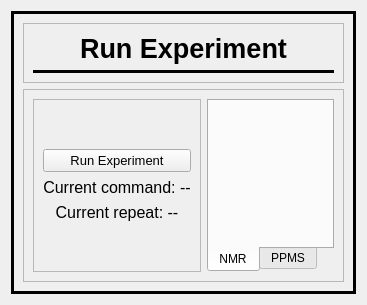
      <widget class="QWidget" name="tab_run">
       <attribute name="title">
        <string>Run</string>
       </attribute>
       <layout class="QGridLayout" name="gridLayout_8">
        <item row="0" column="0">
         <widget class="QFrame" name="runExptFrame">
          <property name="frameShape">
           <enum>QFrame::Panel</enum>
          </property>
          <property name="frameShadow">
           <enum>QFrame::Plain</enum>
          </property>
          <property name="lineWidth">
           <number>3</number>
          </property>
          <layout class="QVBoxLayout" name="verticalLayout_23">
           <item>
            <widget class="QFrame" name="runTitleFrame">
             <property name="sizePolicy">
              <sizepolicy hsizetype="Preferred" vsizetype="Fixed">
               <horstretch>0</horstretch>
               <verstretch>0</verstretch>
              </sizepolicy>
             </property>
             <property name="frameShape">
              <enum>QFrame::StyledPanel</enum>
             </property>
             <property name="frameShadow">
              <enum>QFrame::Raised</enum>
             </property>
             <layout class="QVBoxLayout" name="verticalLayout_18">
              <item>
               <widget class="QLabel" name="label">
                <property name="sizePolicy">
                 <sizepolicy hsizetype="Preferred" vsizetype="Fixed">
                  <horstretch>0</horstretch>
                  <verstretch>0</verstretch>
                 </sizepolicy>
                </property>
                <property name="font">
                 <font>
                  <pointsize>20</pointsize>
                  <weight>75</weight>
                  <bold>true</bold>
                 </font>
                </property>
                <property name="text">
                 <string>Run Experiment</string>
                </property>
                <property name="alignment">
                 <set>Qt::AlignCenter</set>
                </property>
               </widget>
              </item>
              <item>
               <widget class="Line" name="line_6">
                <property name="frameShadow">
                 <enum>QFrame::Plain</enum>
                </property>
                <property name="lineWidth">
                 <number>3</number>
                </property>
                <property name="orientation">
                 <enum>Qt::Horizontal</enum>
                </property>
               </widget>
              </item>
             </layout>
            </widget>
           </item>
           <item>
            <widget class="QFrame" name="runMainFrame">
             <property name="frameShape">
              <enum>QFrame::StyledPanel</enum>
             </property>
             <property name="frameShadow">
              <enum>QFrame::Raised</enum>
             </property>
             <layout class="QHBoxLayout" name="horizontalLayout_3">
              <item>
               <widget class="QFrame" name="runInfoFrame">
                <property name="frameShape">
                 <enum>QFrame::StyledPanel</enum>
                </property>
                <property name="frameShadow">
                 <enum>QFrame::Raised</enum>
                </property>
                <layout class="QVBoxLayout" name="verticalLayout">
                 <item>
                  <spacer name="verticalSpacer">
                   <property name="orientation">
                    <enum>Qt::Vertical</enum>
                   </property>
                   <property name="sizeHint" stdset="0">
                    <size>
                     <width>20</width>
                     <height>40</height>
                    </size>
                   </property>
                  </spacer>
                 </item>
                 <item>
                  <widget class="QPushButton" name="runExptBtn">
                   <property name="font">
                    <font>
                     <pointsize>10</pointsize>
                    </font>
                   </property>
                   <property name="text">
                    <string>Run Experiment</string>
                   </property>
                  </widget>
                 </item>
                 <item>
                  <widget class="QLabel" name="currentSeqLbl">
                   <property name="sizePolicy">
                    <sizepolicy hsizetype="Preferred" vsizetype="Fixed">
                     <horstretch>0</horstretch>
                     <verstretch>0</verstretch>
                    </sizepolicy>
                   </property>
                   <property name="font">
                    <font>
                     <pointsize>12</pointsize>
                    </font>
                   </property>
                   <property name="text">
                    <string>Current command: --</string>
                   </property>
                   <property name="alignment">
                    <set>Qt::AlignCenter</set>
                   </property>
                  </widget>
                 </item>
                 <item>
                  <widget class="QLabel" name="currentRepeatLbl">
                   <property name="sizePolicy">
                    <sizepolicy hsizetype="Minimum" vsizetype="Fixed">
                     <horstretch>0</horstretch>
                     <verstretch>0</verstretch>
                    </sizepolicy>
                   </property>
                   <property name="font">
                    <font>
                     <pointsize>12</pointsize>
                    </font>
                   </property>
                   <property name="text">
                    <string>Current repeat: --</string>
                   </property>
                   <property name="alignment">
                    <set>Qt::AlignCenter</set>
                   </property>
                  </widget>
                 </item>
                 <item>
                  <spacer name="verticalSpacer_2">
                   <property name="orientation">
                    <enum>Qt::Vertical</enum>
                   </property>
                   <property name="sizeHint" stdset="0">
                    <size>
                     <width>20</width>
                     <height>40</height>
                    </size>
                   </property>
                  </spacer>
                 </item>
                </layout>
               </widget>
              </item>
              <item>
               <widget class="QTabWidget" name="exptPlotTabWidget">
                <property name="tabPosition">
                 <enum>QTabWidget::South</enum>
                </property>
                <property name="tabShape">
                 <enum>QTabWidget::Rounded</enum>
                </property>
                <property name="currentIndex">
                 <number>0</number>
                </property>
                <widget class="QWidget" name="tab_liveNMR">
                 <attribute name="title">
                  <string>NMR</string>
                 </attribute>
                 <layout class="QHBoxLayout" name="horizontalLayout">
                  <item>
                   <widget class="MplWidget" name="liveNMRPlotWidget" native="true"/>
                  </item>
                 </layout>
                </widget>
                <widget class="QWidget" name="tab_livePPMS">
                 <attribute name="title">
                  <string>PPMS</string>
                 </attribute>
                 <layout class="QVBoxLayout" name="verticalLayout_19">
                  <item>
                   <widget class="MplWidget" name="livePPMSPlotWidget" native="true"/>
                  </item>
                 </layout>
                </widget>
               </widget>
              </item>
             </layout>
            </widget>
           </item>
          </layout>
         </widget>
        </item>
       </layout>
      </widget>
